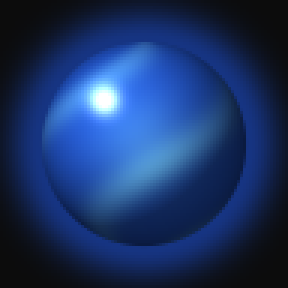
#> input picture installer/art/materia-blue.png, 96 x 96 px (shown 3 times larger)
$ python -i art.py   (imports and definitions only)
#> lines starting #> are read from the running program, lines starting #| are printed output that depends on the picture
"""Artwork for the installer, taken from the player's own game: the story logos, a few key-art backdrops and the
FOREVER CRISIS logo (drawn by brand.py from the game's title sprites).

Only a handful of small bundles are decoded (about 10 s), so the installer can show the game's own pictures while
it works. Nothing here is shipped with the release; the pictures are written into the install folder.
"""
from __future__ import annotations

import json
import shutil
from pathlib import Path

from PIL import Image, ImageOps

from . import brand, bundles, catalog

LOGOS = [f'sprites/story/logo/en/img_thumb_story_logo_{i:03d}.a' for i in range(1, 8)]
SCENES = [f'sprites/dungeon/background/img_dungeon_bg_{i:03d}.a' for i in (25, 11, 27, 4, 12, 28, 26, 15, 29)]
SCENE_SIZE = (960, 720)
BACKGROUND = (12, 12, 12)  # Windows Terminal's default; Sixel has no transparency


# [17 lines left out: functions _image, _trim, not called in this run]


def hero(logo: Path, dest: Path):
    """The logo is black lettering for light backgrounds: put it on a light card for dark terminals."""
#> called with logo = '../../installer/art/materia-blue.png', dest = 'out.png'
    lg = Image.open(logo).convert('RGBA')
    w = 1200
    lg = lg.resize((w - 120, round(lg.height * (w - 120) / lg.width)), Image.LANCZOS)
#> lg: PIL image 1080x1080 RGBA
    h = lg.height + 100
#> h = 1180
    top, bottom = (246, 243, 236), (214, 208, 196)
    card = Image.new('RGBA', (w, h))
#> card: PIL image 1200x1180 RGBA; every value is 0
    for y in range(h):
        t = y / (h - 1)
        card.paste(tuple(round(a + (b - a) * t) for a, b in zip(top, bottom)) + (255,), (0, y, w, y + 1))
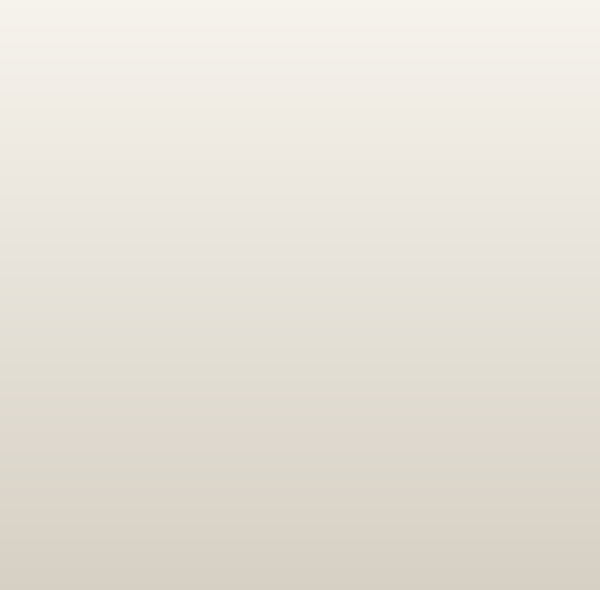
#> card: PIL image 1200x1180 RGBA (shown at 1/2 size); mean R, G, B, A 230, 225.5, 216, 255
    card.alpha_composite(lg, (60, 50))
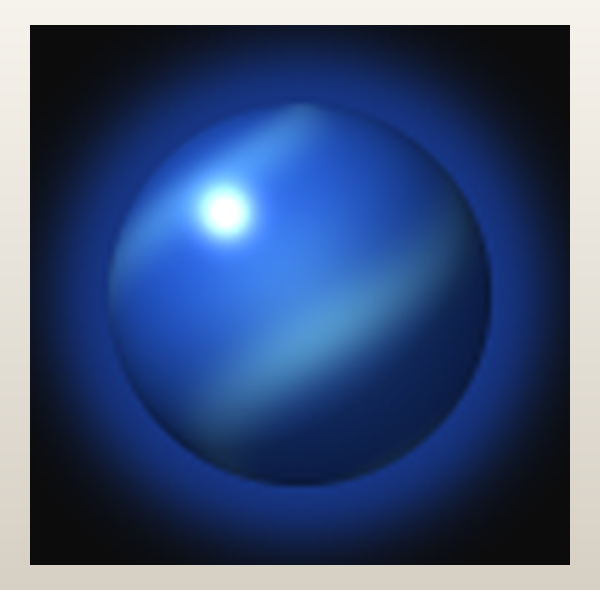
#> card: PIL image 1200x1180 RGBA (shown at 1/2 size); mean R, G, B, A 62.8, 82.9, 122.5, 255
    card.convert('RGB').save(dest)


# [47 lines left out: function build, not called in this run]

>>> result = hero('../../installer/art/materia-blue.png', 'out.png')
